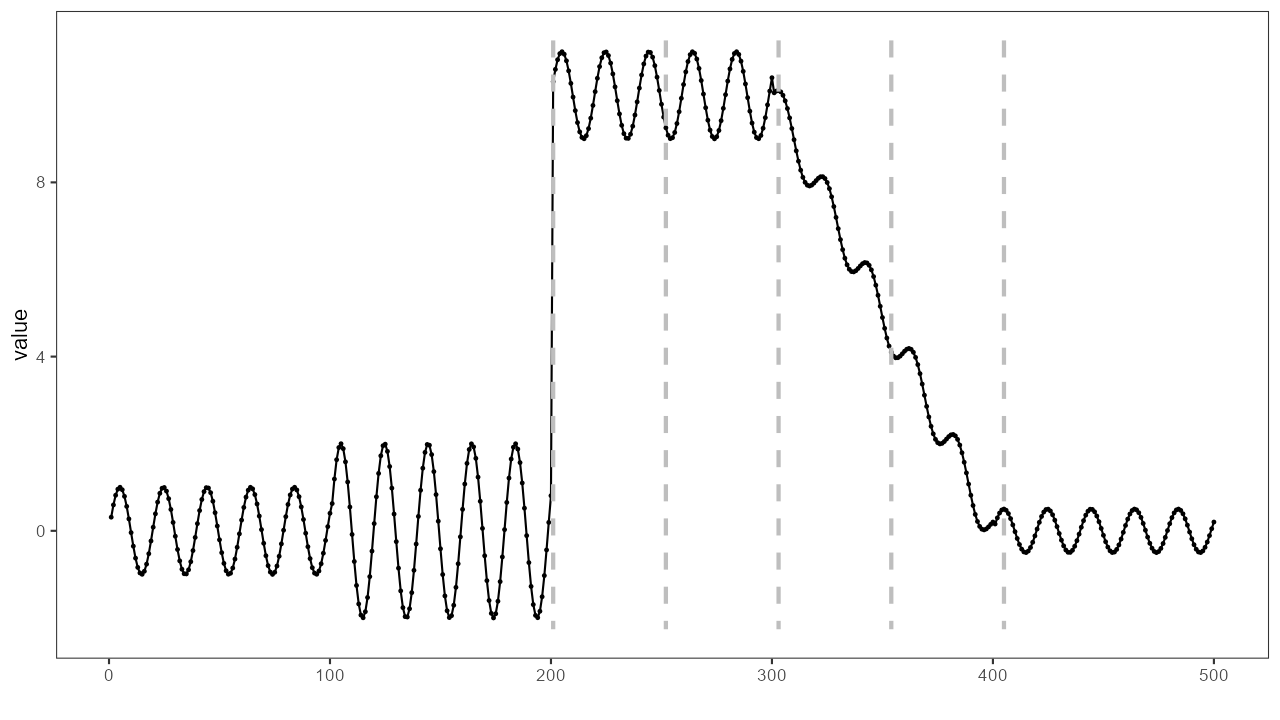

Recreate this plot in R.
source("header.R")
library(daltoolbox)
library(harbinger)
library(heimdall)


data(examples_changepoints)
data <- examples_changepoints$complex
data$event <- NULL
data$prediction <- examples_changepoints$complex$serie > 4


model <- dfr_ecdd(lambda = 0.2, min_run_instances = 50, average_run_length = 100)

detection <- c()
output <- list(obj=model, pred=FALSE)
for (i in 1:length(data$serie)){
  output <- update_state(output$obj, data$prediction[i])
  if (output$pred){
    type <- 'changepoint'
    output$obj <- reset_state(output$obj)
  }else{
    type <- ''
  }
  detection <- rbind(detection, list(idx=i, event=output$pred, type=type))
}

detection <- as.data.frame(detection)

grf <- har_plot(model, data$serie, detection)
grf <- grf + ylab("value")
grf

save_png(grf, "backup/chap4_ecdd.png", 1280, 720)
